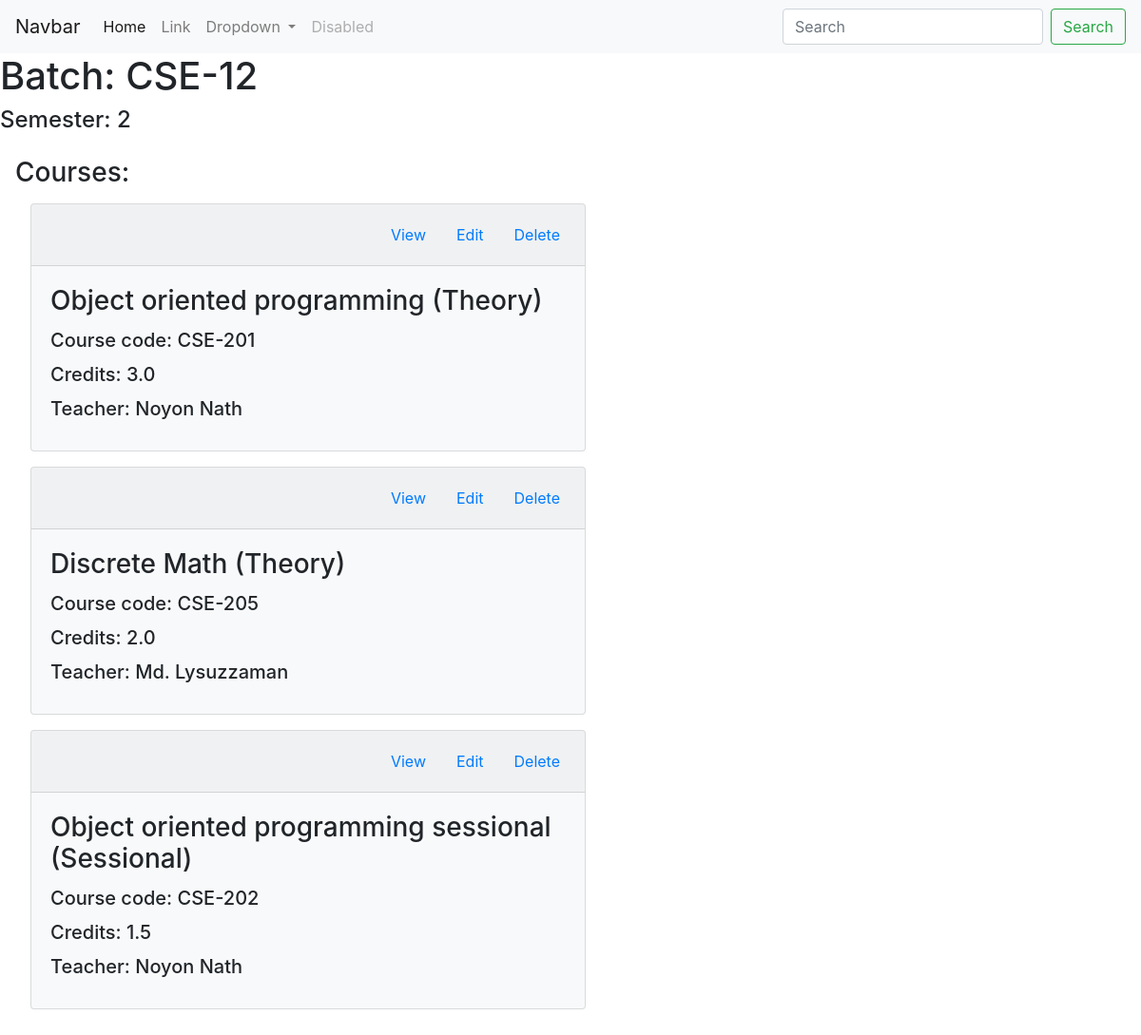
/main/semester_view/CSE-12/2, run on the app's committed database.
### main/models.py (models this page shows)
class Course(models.Model):
    id = models.AutoField
    batch_no = models.CharField(max_length=8, default="")
    semester_no = models.IntegerField(default=None)
    course_code = models.CharField(max_length=8, default="")
    course_title = models.CharField(max_length=60, default="")
    course_type =  models.CharField(max_length=10, default="")
    course_credits = models.FloatField(default=0)
    course_teacher = models.CharField(max_length=40, default="")

### main/views.py (the view, shortened to what this page needs)
# urls.py: path('semester_view/<str:batch_no>/<int:semester_no>', views.semester_view, name="semester_view"),
def semester_view(request, batch_no, semester_no):
    courses = Course.objects.filter(batch_no=batch_no, semester_no=semester_no)
    print("#"*150)
    students = Student.objects.filter(batch_no=batch_no)
    table_sheet = TableSheet.objects.filter(batch_no=batch_no, semester_no=semester_no)
    for tb in table_sheet:
        print(tb.reg_no)
        print(tb.course_results)
        print("cur_sem_credits:", tb.current_semester_credits)
        print("cur_sem_GP:", tb.current_semester_total_GP)
        print("overall_credits:", tb.overall_credits)
        print("overall_GP:", tb.overall_GP)
    print("#"*150)
    return render(request, 'main/semester_view.html', {'batch_no':batch_no, 'semester_no':semester_no, 'courses':courses, 'table_sheet':table_sheet})

### main/templates/main/semester_view.html (shortened to what this page needs)
{% extends 'main/base.html' %}
{% block body %}
<h1>Batch: {{batch_no}}</h1>
<h4>Semester: {{semester_no}}</h4>
<section class="course-list p-3">
    <h3>Courses: </h3>
    {% for course in courses %}
    <div class="card bg-light w-50 m-3">
        <div class="card-header">
            <ul class="nav nav-pills justify-content-end card-header-pills">
                <li class="nav-item">
                    <a class="nav-link" href="/main/course_view/{{batch_no}}/{{semester_no}}/{{course.course_type}}/{{course.course_code}}">View</a>
                </li>
                <li class="nav-item">
                    <a class="nav-link" href="#">Edit</a>
                </li>
                <li class="nav-item">
                    <a class="nav-link">Delete</a>
                </li>
            </ul>
        </div>
        <div class="card-body">
            <h3 class="card-title">{{course.course_title}} ({{course.course_type}})</h3>
            <h5 class="card-title">Course code: {{course.course_code}}</h5>
            <h5 class="card-title">Credits: {{course.course_credits}}</h5>
            <h5 class="card-title">Teacher: {{course.course_teacher}}</h5>
        </div>
    </div>
    {% endfor %}
</section>
{% endblock %}

### data on the page
Course: course_title "Object oriented programming", course_type "Theory", course_code "CSE-201", course_credits "3.0", course_teacher "Noyon Nath"
Course: course_title "Discrete Math", course_type "Theory", course_code "CSE-205", course_credits "2.0", course_teacher "Md. Lysuzzaman"
Course: course_title "Object oriented programming sessional", course_type "Sessional", course_code "CSE-202", course_credits "1.5", course_teacher "Noyon Nath"

### other printed values
{{ batch_no }} "CSE-12"
{{ semester_no }} "2"
